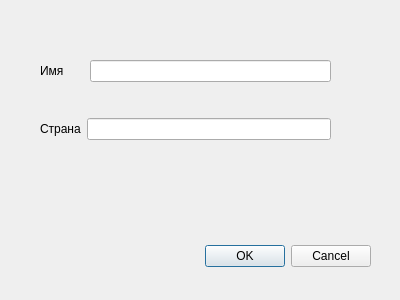
<?xml version="1.0" encoding="UTF-8"?>
<ui version="4.0">
 <class>Artist</class>
 <widget class="QDialog" name="Artist">
  <property name="geometry">
   <rect>
    <x>0</x>
    <y>0</y>
    <width>400</width>
    <height>300</height>
   </rect>
  </property>
  <property name="windowTitle">
   <string>Dialog</string>
  </property>
  <widget class="QDialogButtonBox" name="buttonBox">
   <property name="geometry">
    <rect>
     <x>30</x>
     <y>240</y>
     <width>341</width>
     <height>32</height>
    </rect>
   </property>
   <property name="orientation">
    <enum>Qt::Horizontal</enum>
   </property>
   <property name="standardButtons">
    <set>QDialogButtonBox::Cancel|QDialogButtonBox::Ok</set>
   </property>
  </widget>
  <widget class="QWidget" name="">
   <property name="geometry">
    <rect>
     <x>40</x>
     <y>30</y>
     <width>291</width>
     <height>141</height>
    </rect>
   </property>
   <layout class="QVBoxLayout" name="verticalLayout">
    <item>
     <layout class="QHBoxLayout" name="horizontalLayout">
      <property name="spacing">
       <number>26</number>
      </property>
      <item>
       <widget class="QLabel" name="label">
        <property name="text">
         <string>Имя</string>
        </property>
       </widget>
      </item>
      <item>
       <widget class="QLineEdit" name="lineEdit"/>
      </item>
     </layout>
    </item>
    <item>
     <layout class="QHBoxLayout" name="horizontalLayout_2">
      <item>
       <widget class="QLabel" name="label_2">
        <property name="text">
         <string>Страна</string>
        </property>
       </widget>
      </item>
      <item>
       <widget class="QLineEdit" name="lineEdit_2"/>
      </item>
     </layout>
    </item>
   </layout>
  </widget>
 </widget>
 <resources/>
 <connections>
  <connection>
   <sender>buttonBox</sender>
   <signal>accepted()</signal>
   <receiver>Artist</receiver>
   <slot>accept()</slot>
   <hints>
    <hint type="sourcelabel">
     <x>248</x>
     <y>254</y>
    </hint>
    <hint type="destinationlabel">
     <x>157</x>
     <y>274</y>
    </hint>
   </hints>
  </connection>
  <connection>
   <sender>buttonBox</sender>
   <signal>rejected()</signal>
   <receiver>Artist</receiver>
   <slot>reject()</slot>
   <hints>
    <hint type="sourcelabel">
     <x>316</x>
     <y>260</y>
    </hint>
    <hint type="destinationlabel">
     <x>286</x>
     <y>274</y>
    </hint>
   </hints>
  </connection>
 </connections>
</ui>
